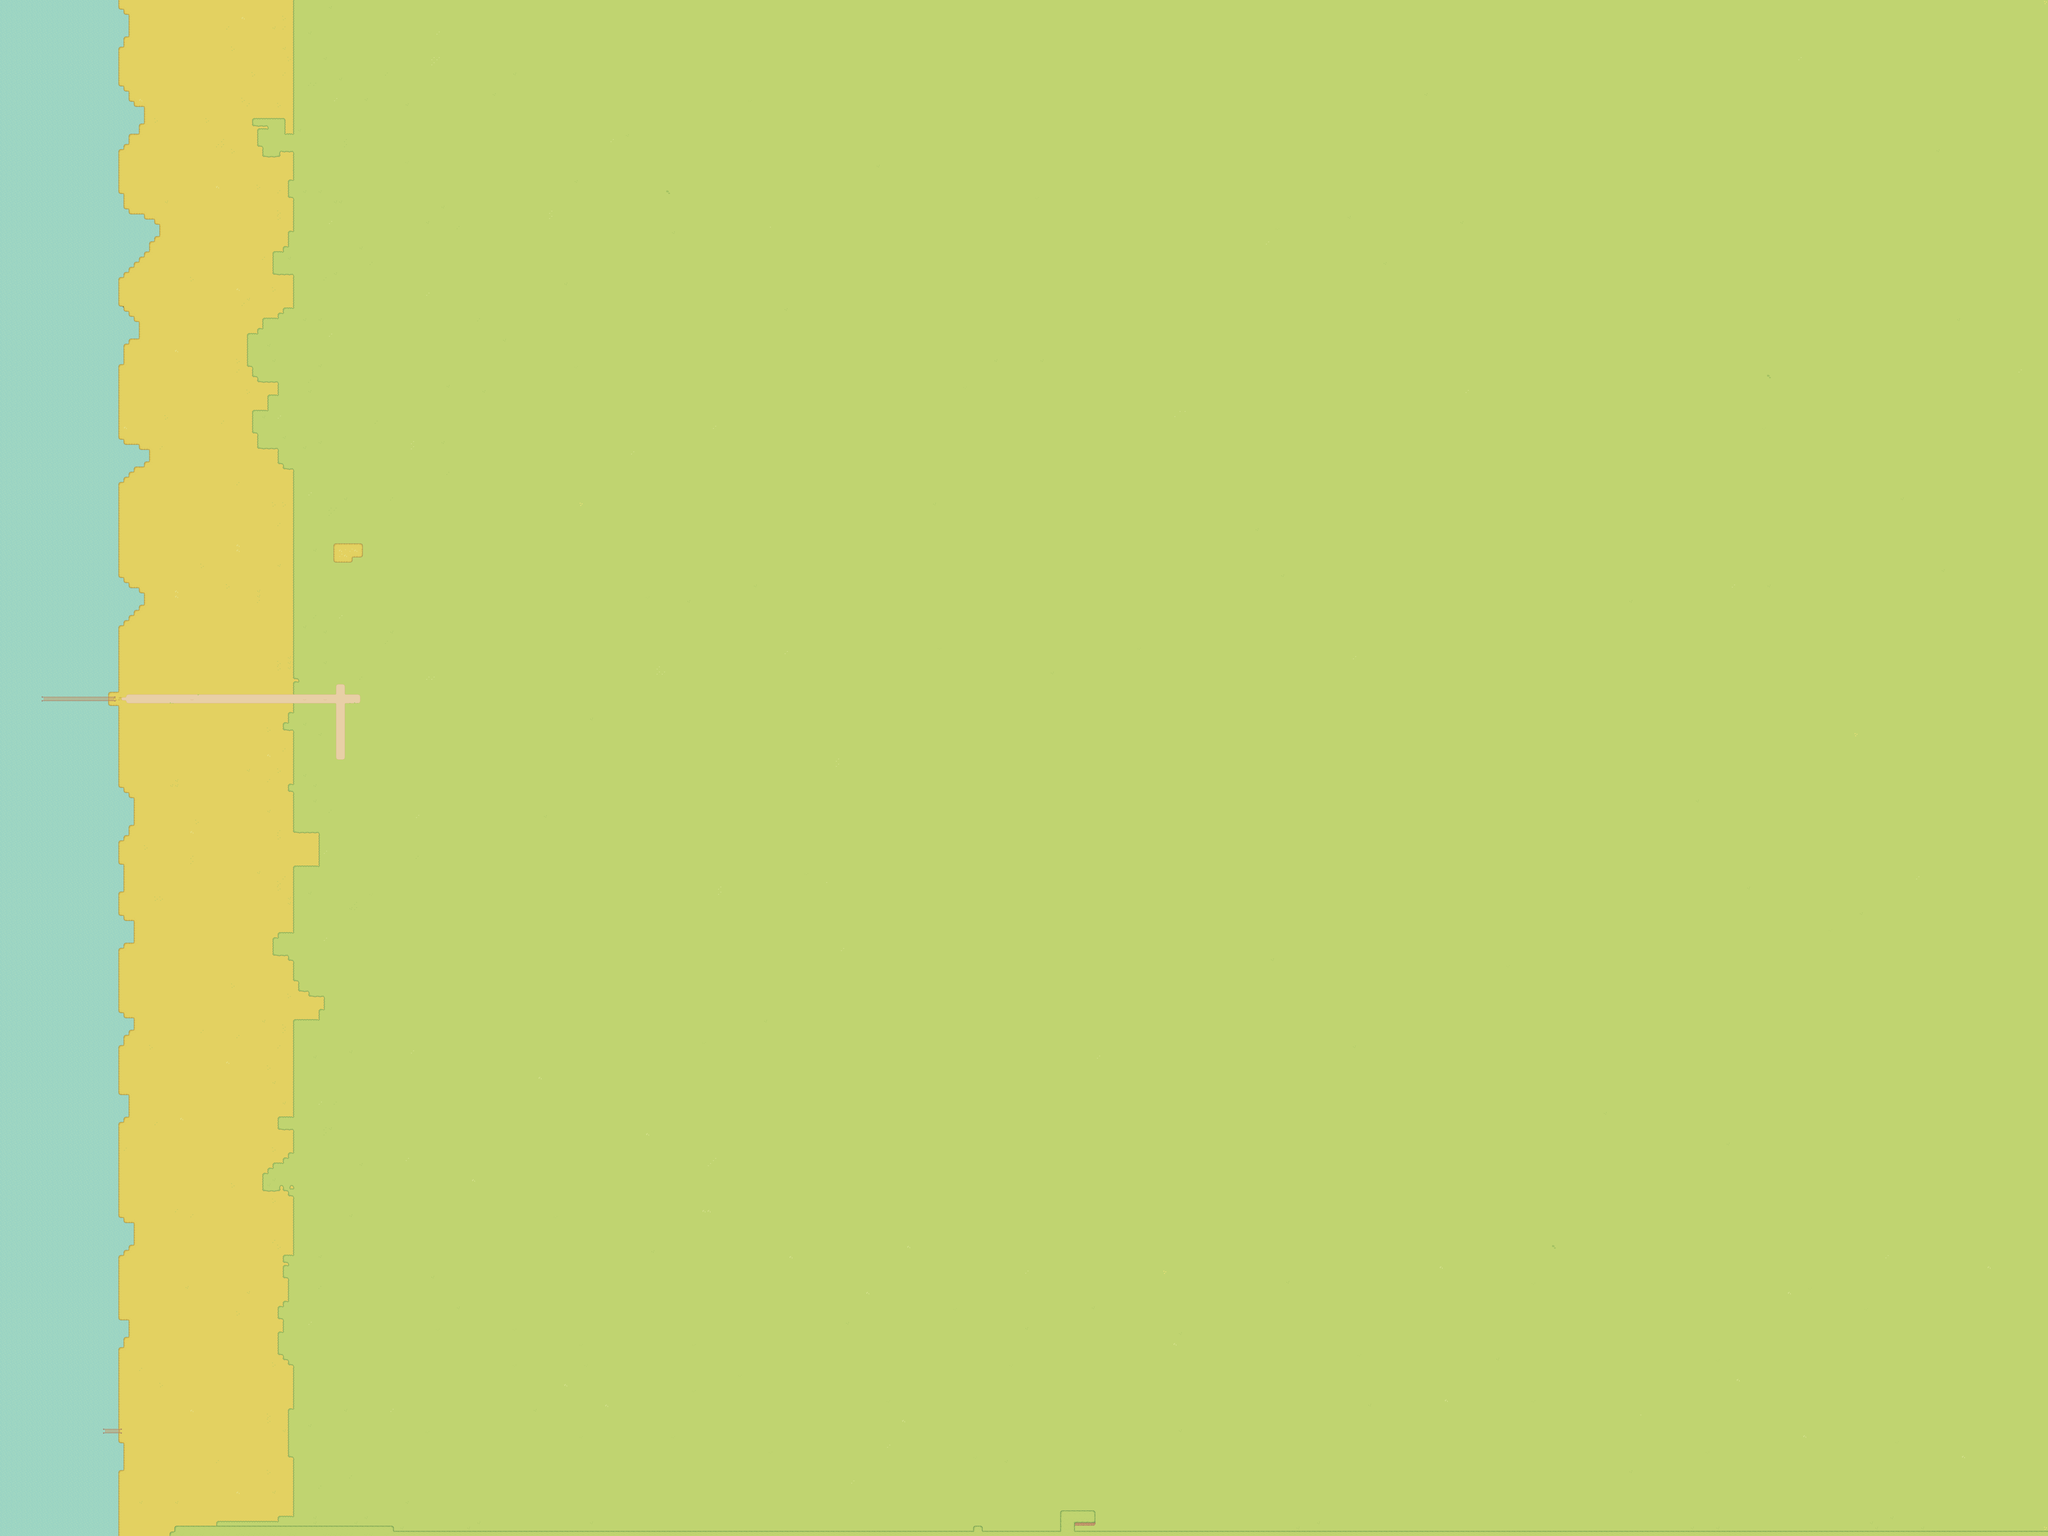

Rendered tile map (Tiled .tmx) drawn with the repository's tilesets; below, a short description and the map source with its tile grids summarised:
An orthogonal 400x300 tile map with 16x16 px tiles, 6 tile layers (Water, Sand, Grass, Above Grass, ...), 1 hidden layer not drawn, 9 tilesets.

<map version="1.10" tiledversion="1.10.2" orientation="orthogonal" renderorder="right-down" width="400" height="300" tilewidth="16" tileheight="16" infinite="0" nextlayerid="10" nextobjectid="1">
 <tileset firstgid="1" source="Grass.tsx" />
 <tileset firstgid="78" source="Water.tsx" />
 <tileset firstgid="82" source="Sand.tsx" />
 <tileset firstgid="159" source="Tilled_Dirt.tsx" />
 <tileset firstgid="236" source="Hills.tsx" />
 <tileset firstgid="313" source="Grass_Tile_Layers.tsx" />
 <tileset firstgid="390" source="Trees, stumps and bushes.tsx" />
 <tileset firstgid="474" source="Fences.tsx" />
 <tileset firstgid="506" source="Wood Bridge.tsx" />
 <layer id="1" name="Water" width="400" height="300">
  <data>[120000 cells, 7613 non-empty, 4 distinct tile ids]</data>
 </layer>
 <layer id="6" name="Sand" width="400" height="300">
  <data>[120000 cells, 10312 non-empty, 14 distinct tile ids]</data>
 </layer>
 <layer id="3" name="Grass" width="400" height="300">
  <data>[120000 cells, 103275 non-empty, 29 distinct tile ids]</data>
 </layer>
 <layer id="7" name="Above Grass" width="400" height="300">
  <data>[120000 cells, 22 non-empty, 12 distinct tile ids]</data>
 </layer>
 <layer id="5" name="Hills" width="400" height="300">
  <data>[120000 cells, 439 non-empty, 14 distinct tile ids]</data>
 </layer>
 <layer id="4" name="Road" width="400" height="300">
  <data>[120000 cells, 1097 non-empty, 24 distinct tile ids]</data>
 </layer>
 <layer id="9" name="Player Collider" width="400" height="300" visible="0">
  <data>[120000 cells, 17 non-empty, 7 distinct tile ids]</data>
 </layer>
</map>
